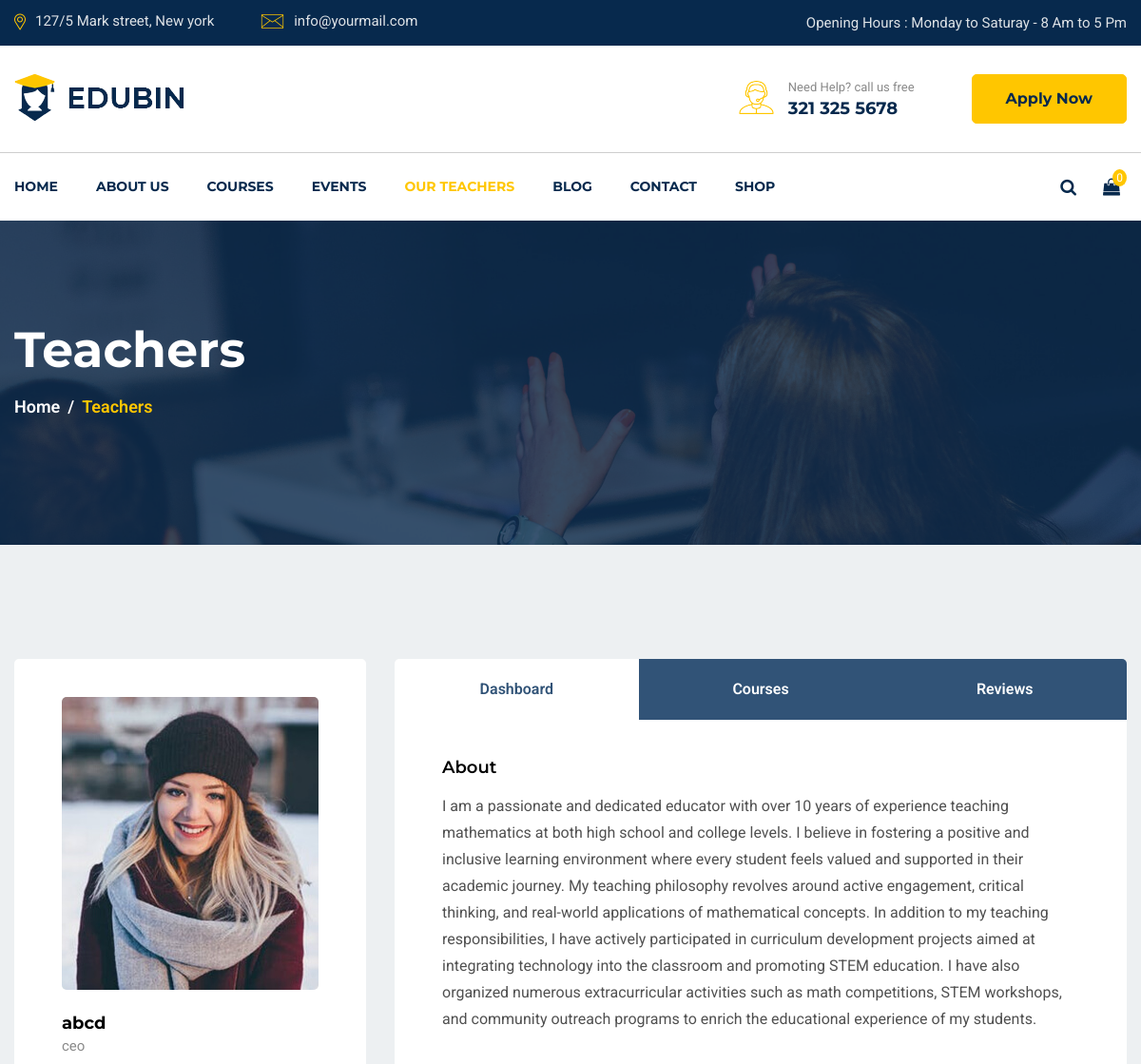
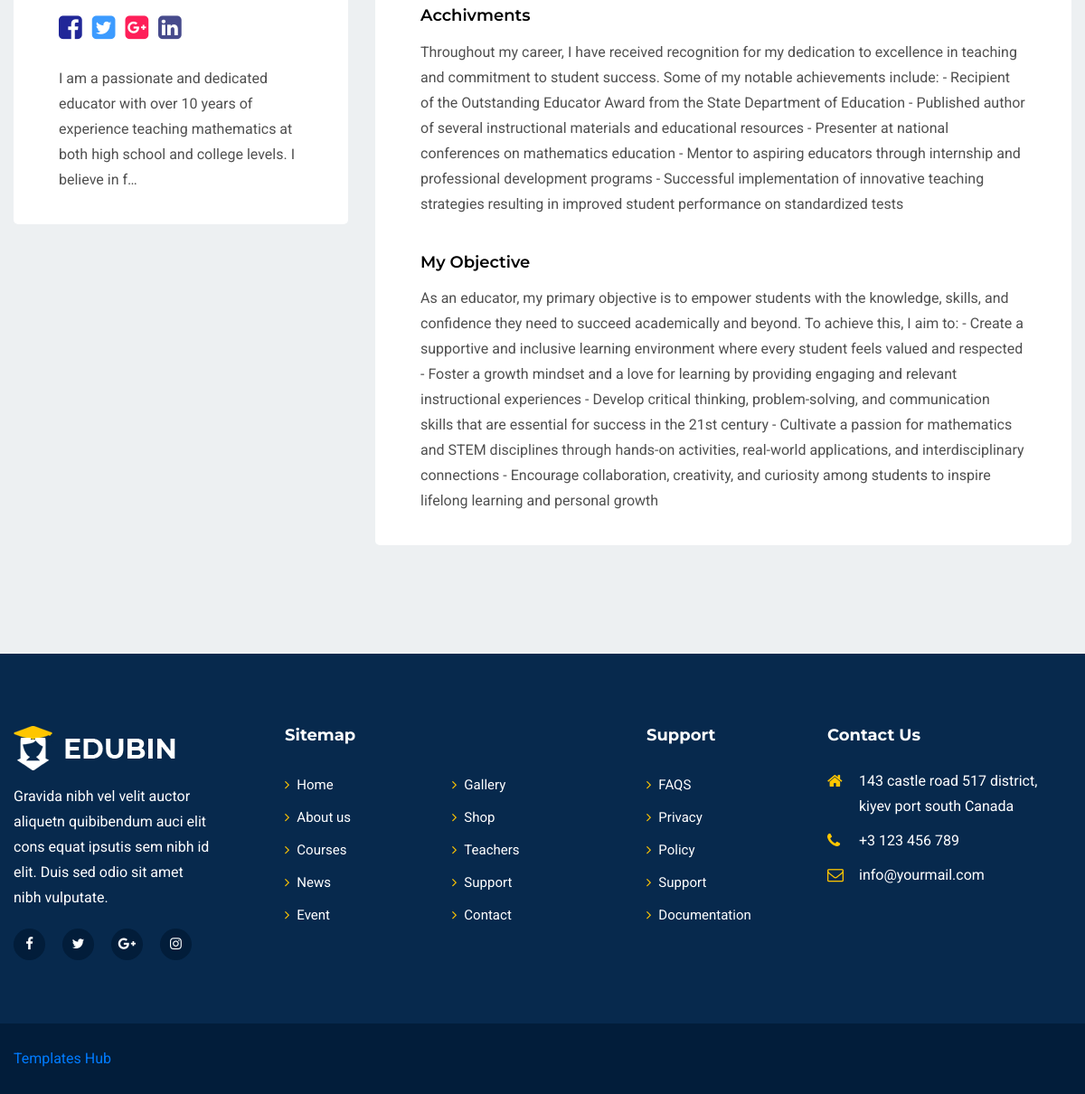
Page /mentor/teachers-single/1 on the committed database (2 pictures, top to bottom).
### mentor/models.py (models this page shows, shortened)
class Teacher(models.Model):
    teacher = models.ForeignKey(User,on_delete=models.CASCADE,related_name='teacher')
    image = models.ImageField(upload_to='teacher_images', null=True, blank=True)
    position = models.CharField(max_length=20)
    about = models.TextField(max_length=2000,null=False,blank=False)
    achievements = models.TextField(max_length=1500,null=False,blank=False)
    objectives = models.TextField(max_length=1500,null=False,blank=False)
    created_at = models.DateTimeField(auto_now_add=True,null=True)

### mentor/views.py (the view)
# urls.py: path('teachers-single/<int:id>', views.teachers_single, name="teachers-single"),
def teachers_single(request,id):
    teacher = models.Teacher.objects.get(id=id)
    context={'teacher':teacher}
    return render(request,'mentor/teachers-single.html',context=context)

### mentor/templates/mentor/teachers-single.html (shortened to what this page needs)
{% load static %}
<!doctype html>
<html lang="en">
<head>
    <link rel="stylesheet" href="{% static 'css/slick.css' %}">
    <link rel="stylesheet" href="{% static 'css/animate.css' %}">
    <link rel="stylesheet" href="{% static 'css/nice-select.css' %}">
    <link rel="stylesheet" href="{% static 'css/jquery.nice-number.min.css' %}">
    <link rel="stylesheet" href="{% static 'css/magnific-popup.css' %}">
    <link rel="stylesheet" href="{% static 'css/bootstrap.min.css' %}">
    <link rel="stylesheet" href="{% static 'css/font-awesome.min.css' %}">
    <link rel="stylesheet" href="{% static 'css/default.css' %}">
    <link rel="stylesheet" href="{% static 'css/style.css' %}">
    <link rel="stylesheet" href="{% static 'css/responsive.css' %}">
</head>
<body>
    <header id="header-part">
        <div class="header-top d-none d-lg-block">
            <div class="container">
                <div class="row">
                    <div class="col-lg-6">
                        <div class="header-contact text-lg-left text-center">
                            <ul>
                                <li><img src="{% static 'images/all-icon/map.png' %}" alt="icon"><span>127/5 Mark street, New york</span></li>
                                <li><img src="{% static 'images/all-icon/email.png' %}" alt="icon"><span>info@yourmail.com</span></li>
                            </ul>
                        </div>
                    </div>
                    <div class="col-lg-6">
                        <div class="header-opening-time text-lg-right text-center">
                            <p>Opening Hours : Monday to Saturay - 8 Am to 5 Pm</p>
                        </div>
                    </div>
                </div>
            </div>
        </div>
        <div class="header-logo-support pt-30 pb-30">
            <div class="container">
                <div class="row">
                    <div class="col-lg-4 col-md-4">
                        <div class="logo">
                            <a href="{% static 'index-2.html' %}">
                                <img src="{% static 'images/logo.png' %}" alt="Logo">
                            </a>
                        </div>
                    </div>
                    <div class="col-lg-8 col-md-8">
                        <div class="support-button float-right d-none d-md-block">
                            <div class="support float-left">
                                <div class="icon">
                                    <img src="{% static 'images/all-icon/support.png' %}" alt="icon">
                                </div>
                                <div class="cont">
                                    <p>Need Help? call us free</p>
                                    <span>321 325 5678</span>
                                </div>
                            </div>
                            <div class="button float-left">
                                <a href='#' class="main-btn">Apply Now</a>
                            </div>
                        </div>
                    </div>
                </div>
            </div>
        </div>
        <div class="navigation">
            <div class="container">
                <div class="row">
                    <div class="col-lg-10 col-md-10 col-sm-9 col-8">
                        <nav class="navbar navbar-expand-lg">
                            <div class="collapse navbar-collapse sub-menu-bar" id="navbarSupportedContent">
                                <ul class="navbar-nav mr-auto">
                                    <li class="nav-item">
                                        <a href="{% static 'index-2.html' %}">Home</a>
                                    </li>
                                    <li class="nav-item">
                                        <a href="{% static 'about.html' %}">About us</a>
                                    </li>
                                    <li class="nav-item">
                                        <a href="{% url 'mentor:courses' %}">Courses</a>
                                    </li>
                                    <li class="nav-item">
                                        <a href="{% static 'events.html' %}">Events</a>
                                    </li>
                                    <li class="nav-item">
                                        <a class="active" href="{% url 'mentor:teachers' %}">Our teachers</a>
                                    </li>
                                    <li class="nav-item">
                                        <a href="{% url 'mentor:blogs' %}">Blog</a>
                                    </li>
                                    <li class="nav-item">
                                        <a href="{% static 'contact.html' %}">Contact</a>
                                    </li>
                                    <li class="nav-item">
                                        <a href="{% static 'shop.html' %}">Shop</a>
                                    </li>
                                </ul>
                            </div>
                        </nav>
                    </div>
                    <div class="col-lg-2 col-md-2 col-sm-3 col-4">
                        <div class="right-icon text-right">
                            <ul>
                                <li><a href='#' id="search"><i class="fa fa-search"></i></a></li>
                                <li><a href='#'><i class="fa fa-shopping-bag"></i><span>0</span></a></li>
                            </ul>
                        </div>
                    </div>
                </div>
            </div>
        </div>
    </header>
    <section id="page-banner" class="pt-105 pb-130 bg_cover" data-overlay="8" style="background-image: url(images/page-banner-3.jpg)">
        <div class="container">
            <div class="row">
                <div class="col-lg-12">
                    <div class="page-banner-cont">
                        <h2>Teachers</h2>
                        <nav aria-label="breadcrumb">
                            <ol class="breadcrumb">
                                <li class="breadcrumb-item"><a href='#'>Home</a></li>
                                <li class="breadcrumb-item active" aria-current="page">Teachers</li>
                            </ol>
                        </nav>
                    </div>
                </div>
            </div>
        </div>
    </section>
    <section id="teachers-singel" class="pt-70 pb-120 gray-bg">
        <div class="container">
            <div class="row justify-content-center">
                <div class="col-lg-4 col-md-8">
                    <div class="teachers-left mt-50">
                        <div class="hero">
                            <img src={{teacher.image.url}} alt="Teachers">
                        </div>
                        <div class="name">
                            <h6>{{teacher.teacher.username}}</h6>
                            <span>{{teacher.position}}</span>
                        </div>
                        <div class="social">
                            <ul>
                                <li><a href='#'><i class="fa fa-facebook-square"></i></a></li>
                                <li><a href='#'><i class="fa fa-twitter-square"></i></a></li>
                                <li><a href='#'><i class="fa fa-google-plus-square"></i></a></li>
                                <li><a href='#'><i class="fa fa-linkedin-square"></i></a></li>
                            </ul>
                        </div>
                        <div class="description">
                            <p>{{teacher.about|truncatechars_html:150 }}</p>
                        </div>
                    </div>
                </div>
                <div class="col-lg-8">
                    <div class="teachers-right mt-50">
                        <ul class="nav nav-justified" id="myTab" role="tablist">
                            <li class="nav-item">
                                <a class="active" id="dashboard-tab" data-toggle="tab" href="#dashboard" role="tab" aria-controls="dashboard" aria-selected="true">Dashboard</a>
                            </li>
                            <li class="nav-item">
                                <a id="courses-tab" data-toggle="tab" href="#courses" role="tab" aria-controls="courses" aria-selected="false">Courses</a>
                            </li>
                            <li class="nav-item">
                                <a id="reviews-tab" data-toggle="tab" href="#reviews" role="tab" aria-controls="reviews" aria-selected="false">Reviews</a>
                            </li>
                        </ul>
                        <div class="tab-content" id="myTabContent">
                            <div class="tab-pane fade show active" id="dashboard" role="tabpanel" aria-labelledby="dashboard-tab">
                                <div class="dashboard-cont">
                                    <div class="singel-dashboard pt-40">
                                        <h5>About</h5>
                                        <p>{{teacher.about}}</p>
                                    </div>
                                    <div class="singel-dashboard pt-40">
                                        <h5>Acchivments</h5>
                                        <p>{{teacher.achievements}}</p>
                                    </div>
                                    <div class="singel-dashboard pt-40">
                                        <h5>My Objective</h5>
                                        <p>{{teacher.objectives}}</p>
                                    </div>
                                </div>
                            </div>
                        </div>
                    </div>
                </div>
            </div>
        </div>
    </section>
    <footer id="footer-part">
        <div class="footer-top pt-40 pb-70">
            <div class="container">
                <div class="row">
                    <div class="col-lg-3 col-md-6">
                        <div class="footer-about mt-40">
                            <div class="logo">
                                <a href='#'><img src="{% static 'images/logo-2.png' %}" alt="Logo"></a>
                            </div>
                            <p>Gravida nibh vel velit auctor aliquetn quibibendum auci elit cons equat ipsutis sem nibh id elit. Duis sed odio sit amet nibh vulputate.</p>
                            <ul class="mt-20">
                                <li><a href='#'><i class="fa fa-facebook-f"></i></a></li>
                                <li><a href='#'><i class="fa fa-twitter"></i></a></li>
                                <li><a href='#'><i class="fa fa-google-plus"></i></a></li>
                                <li><a href='#'><i class="fa fa-instagram"></i></a></li>
                            </ul>
                        </div>
                    </div>
                    <div class="col-lg-4 col-md-6 col-sm-6">
                        <div class="footer-link mt-40">
                            <div class="footer-title pb-25">
                                <h6>Sitemap</h6>
                            </div>
                            <ul>
                                <li><a href="{% static 'index-2.html' %}"><i class="fa fa-angle-right"></i>Home</a></li>
                                <li><a href="{% static 'about.html' %}"><i class="fa fa-angle-right"></i>About us</a></li>
                                <li><a href="{% static 'courses.html' %}"><i class="fa fa-angle-right"></i>Courses</a></li>
                                <li><a href="{% static 'blog.html' %}"><i class="fa fa-angle-right"></i>News</a></li>
                                <li><a href="{% static 'events.html' %}"><i class="fa fa-angle-right"></i>Event</a></li>
                            </ul>
                            <ul>
                                <li><a href='#'><i class="fa fa-angle-right"></i>Gallery</a></li>
                                <li><a href="{% static 'shop.html' %}"><i class="fa fa-angle-right"></i>Shop</a></li>
                                <li><a href="{% static 'teachers.html' %}"><i class="fa fa-angle-right"></i>Teachers</a></li>
                                <li><a href='#'><i class="fa fa-angle-right"></i>Support</a></li>
                                <li><a href="{% static 'contact.html' %}"><i class="fa fa-angle-right"></i>Contact</a></li>
                            </ul>
                        </div>
                    </div>
                    <div class="col-lg-2 col-md-6 col-sm-6">
                        <div class="footer-link support mt-40">
                            <div class="footer-title pb-25">
                                <h6>Support</h6>
                            </div>
                            <ul>
                                <li><a href='#'><i class="fa fa-angle-right"></i>FAQS</a></li>
                                <li><a href='#'><i class="fa fa-angle-right"></i>Privacy</a></li>
                                <li><a href='#'><i class="fa fa-angle-right"></i>Policy</a></li>
                                <li><a href='#'><i class="fa fa-angle-right"></i>Support</a></li>
                                <li><a href='#'><i class="fa fa-angle-right"></i>Documentation</a></li>
                            </ul>
                        </div>
                    </div>
                    <div class="col-lg-3 col-md-6">
                        <div class="footer-address mt-40">
                            <div class="footer-title pb-25">
                                <h6>Contact Us</h6>
                            </div>
                            <ul>
                                <li>
                                    <div class="icon">
                                        <i class="fa fa-home"></i>
                                    </div>
                                    <div class="cont">
                                        <p>143 castle road 517 district, kiyev port south Canada</p>
                                    </div>
                                </li>
                                <li>
                                    <div class="icon">
                                        <i class="fa fa-phone"></i>
                                    </div>
                                    <div class="cont">
                                        <p>+3 123 456 789</p>
                                    </div>
                                </li>
                                <li>
                                    <div class="icon">
                                        <i class="fa fa-envelope-o"></i>
                                    </div>
                                    <div class="cont">
                                        <p>info@yourmail.com</p>
                                    </div>
                                </li>
                            </ul>
                        </div>
                    </div>
                </div>
            </div>
        </div>
        <div class="footer-copyright pt-10 pb-25">
            <div class="container">
                <div class="row">
                    <div class="col-md-8">
                        <div class="copyright text-md-left text-center pt-15">
                            <p><a target="_blank" href="{% static 'https://www.templateshub.net">Templates Hub</a> </p>
                        </div>
                    </div>
                    <div class="col-md-4">
                        <div class="copyright text-md-right text-center pt-15">
                        </div>
                    </div>
                </div>
            </div>
        </div>
    </footer>
</body>
</html>

### rows in the picture
Teacher: image (picture), teacher.username "abcd", position "ceo", about "I am a passionate and dedicated educator with over 10 years of experience teaching mathematics at both high school and college levels. I believe in f…", about "I am a passionate and dedicated educator with over 10 years of experience teaching mathematics at both high school and college levels. I believe in fostering a positive and inclusive learning environment where every student feels valued and supported in their academic journey. My teaching philosophy revolves around active engagement, critical thinking, and real-world applications of mathematical concepts. In addition to my teaching responsibilities, I have actively participated in curriculum development projects aimed at integrating technology into the classroom and promoting STEM education. I have also organized numerous extracurricular activities such as math competitions, STEM workshops,…", achievements "Throughout my career, I have received recognition for my dedication to excellence in teaching and commitment to student success. Some of my notable achievements include: - Recipient of the Outstanding Educator Award from the State Department of Education - Published author of several instructional materials and educational resources - Presenter at national conferences on mathematics education - Mentor to aspiring educators through internship and professional development programs - Successful implementation of innovative teaching strategies resulting in improved student performance on standardized tests", objectives "As an educator, my primary objective is to empower students with the knowledge, skills, and confidence they need to succeed academically and beyond. To achieve this, I aim to: - Create a supportive and inclusive learning environment where every student feels valued and respected - Foster a growth mindset and a love for learning by providing engaging and relevant instructional experiences - Develop critical thinking, problem-solving, and communication skills that are essential for success in the 21st century - Cultivate a passion for mathematics and STEM disciplines through hands-on activities, real-world applications, and interdisciplinary connections - Encourage collaboration, creativity,…"
